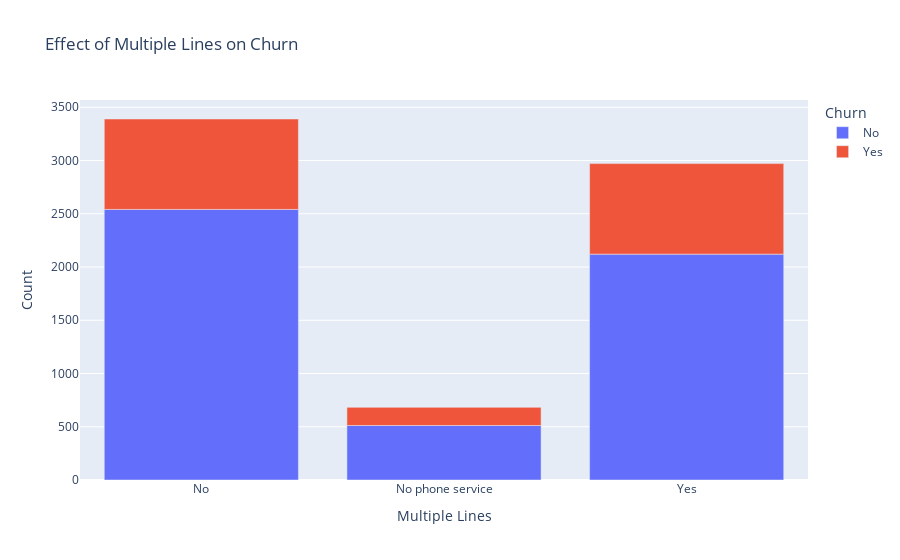

The notebook cell this image was saved under:
### Markdown cell above
The distribution is more or less the same. PhoneService has no significant effect.

### Code cell
temp = telco_data.groupby(['MultipleLines', 'Churn']).count()['customerID'].reset_index()
fig = px.bar(temp, x='MultipleLines', y='customerID', color='Churn'
            , labels={
                     'Churn': 'Churn',
                     'customerID': 'Count',
                     'MultipleLines': 'Multiple Lines'
            }
            , title='Effect of Multiple Lines on Churn')
iplot(fig)

### Figure 1 — Plotly figure (JSON) as saved in the notebook; plotly's stock layout.template omitted (floating-point values rounded to 4 significant figures)
{"data": [{"alignmentgroup": "True", "hovertemplate": "Churn=No<br>Multiple Lines=%{x}<br>Count=%{y}<extra></extra>", "legendgroup": "No", "marker": {"color": "#636efa", "pattern": {"shape": ""}}, "name": "No", "offsetgroup": "No", "orientation": "v", "showlegend": true, "textposition": "auto", "type": "bar", "x": ["No", "No phone service", "Yes"], "xaxis": "x", "y": [2541, 512, 2121], "yaxis": "y"}, {"alignmentgroup": "True", "hovertemplate": "Churn=Yes<br>Multiple Lines=%{x}<br>Count=%{y}<extra></extra>", "legendgroup": "Yes", "marker": {"color": "#EF553B", "pattern": {"shape": ""}}, "name": "Yes", "offsetgroup": "Yes", "orientation": "v", "showlegend": true, "textposition": "auto", "type": "bar", "x": ["No", "No phone service", "Yes"], "xaxis": "x", "y": [849, 170, 850], "yaxis": "y"}], "layout": {"barmode": "relative", "legend": {"title": {"text": "Churn"}, "tracegroupgap": 0}, "title": {"text": "Effect of Multiple Lines on Churn"}, "xaxis": {"anchor": "y", "domain": [0, 1], "title": {"text": "Multiple Lines"}}, "yaxis": {"anchor": "x", "domain": [0, 1], "title": {"text": "Count"}}}}
